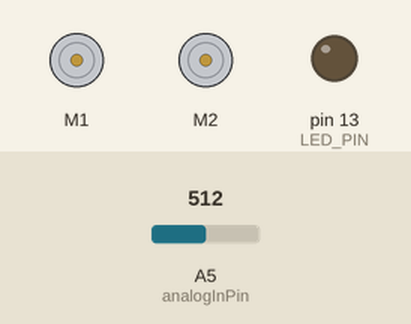
Recording of a sketch running on a simulated Arduino Leonardo, built with avr-gcc and run on an emulated ATmega32U4. Shown: 2 × DC motor (green arrow = forward, orange = backward, longer = faster), output pins drawn as LEDs (lit = HIGH). The test bench sets the inputs (shaded band); at power-on: A5 (analogInPin) = 512.

Above: at 5.2 s.
5.3 s: A5 (analogInPin) set to 900
At 6.9 s:
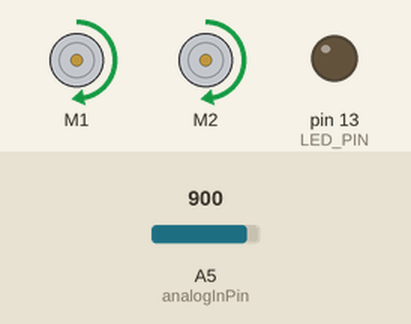
7.2 s: A5 (analogInPin) set to 884
9.2 s: A5 (analogInPin) set to 859
At 10.3 s:
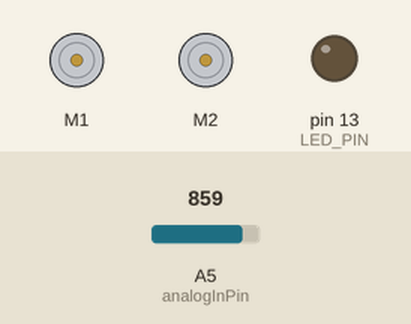
10.8 s: A5 (analogInPin) set to 122
At 11.2 s:
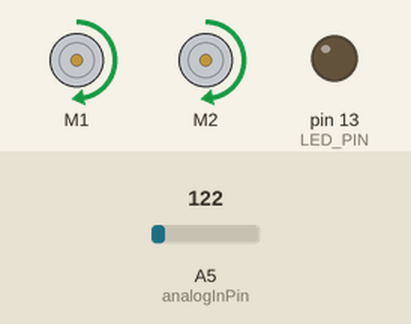
Timing chart, 0 to 13.4 s (numbered marks = the images above; inputs shaded):
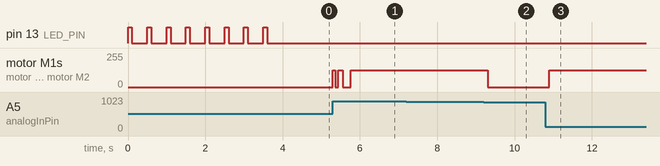

The sketch:

myRobotSound.ino
```cpp
// (licence header left out)
#include <AFMotor.h>  // adafruit motor shield library
#include "RobotMotor.h"    // 2wd or 4wd motor library

#include "robotDefines.h"  // global defines

const int analogInPin = 5;      // analog pin the sensor is connected to

const int middleValue = 512;      //the middle of the range of analog values
const int numberOfSamples = 128;  //how many readings will be taken each time

int sample;                       //the value read from microphone each time
long signal;                      //the reading once you have removed DC offset
long averageReading;              //the average of that loop of readings

long runningAverage=0;          //the running average of calculated values
const int averagedOver= 16;     //how quickly new values affect running average
                                //bigger numbers mean slower

const int threshold=400;        //at what level the robot will move

int speed = 50;

// Setup runs at startup and is used configure pins and init system variables
void setup()
{
  Serial.begin(9600);
  blinkNumber(8); // open port while flashing. Needed for Leonardo only

  motorBegin(MOTOR_LEFT);
  motorBegin(MOTOR_RIGHT);
}

void loop()
{
  int level = getSoundLevel();
  if (level > threshold)         //is level more than the threshold ?
  {
     motorForward(MOTOR_LEFT, speed);
     motorForward(MOTOR_RIGHT, speed);
  }else
  {
     motorStop(MOTOR_LEFT);
     motorStop(MOTOR_RIGHT);
  }
}

// function to indicate numbers by flashing the built-in LED
void blinkNumber( byte number) {
   pinMode(LED_PIN, OUTPUT); // enable the LED pin for output
   while(number--) {
     digitalWrite(LED_PIN, HIGH); delay(100);
     digitalWrite(LED_PIN, LOW);  delay(400);
   }
}

int getSoundLevel()
{
  long sumOfSquares = 0;
  for (int i=0; i<numberOfSamples; i++) { //take many readings and average them
    sample = analogRead(analogInPin);     //take a reading
    signal = (sample - middleValue);      //work out its offset from the center
    signal *= signal;                     //square it to make all values positive
    sumOfSquares += signal;               //add to the total
  }
  averageReading = sumOfSquares/numberOfSamples;     //calculate running average
  runningAverage=(((averagedOver-1)*runningAverage)+averageReading)/averagedOver;

  return runningAverage;
}
```

robotDefines.h
```cpp
/***** Global Defines ****/

// defines for locations of sensors
const int SENSE_IR_LEFT  = 0;
const int SENSE_IR_RIGHT = 1;
const int SENSE_IR_CENTER = 2;

// defines for directions
const int DIR_LEFT   = 0;
const int DIR_RIGHT  = 1;
const int DIR_CENTER = 2;

const char* locationString[] = {"Left", "Right", "Center"}; // labels for debug
// see http://arduino.cc/en/Reference/String for more on character string arrays

// obstacles constants
const int OBST_NONE       = 0;  // no obstacle detected
const int OBST_LEFT_EDGE  = 1;  // left edge detected
const int OBST_RIGHT_EDGE = 2;  // right edge detected
const int OBST_FRONT_EDGE = 3;  // edge detect at both left & right sensors
const int OBST_FRONT      = 4;  // obstacle in front
const int OBST_REAR       = 5;  // obstacle behind

const int LED_PIN = 13;

/// move states:
enum        {MOV_LEFT, MOV_RIGHT, MOV_FORWARD, MOV_BACK, MOV_ROTATE, MOV_STOP};
const char* states[] = {"Left", "Right", "Forward", "Back", "Rotate", "Stop"};

/**** End of Global Defines ****************/
```

Measured:
- the behaviour switches between 875 and 874 on A5 (analogInPin) (found by bisection; images 1 and 2)
- after the input at 5.3 s, motor M1, motor M2: stopped → forward 127/255 after 0.13 s, → stopped 0.12 s later, → forward 127/255 0.22 s later
- after the input at 7.2 s, every drawn part: stays the same
- after the input at 9.2 s, motor M1, motor M2: forward 127/255 → stopped after 0.11 s
- after the input at 10.8 s, motor M1, motor M2: stopped → forward 127/255 after 0.10 s
